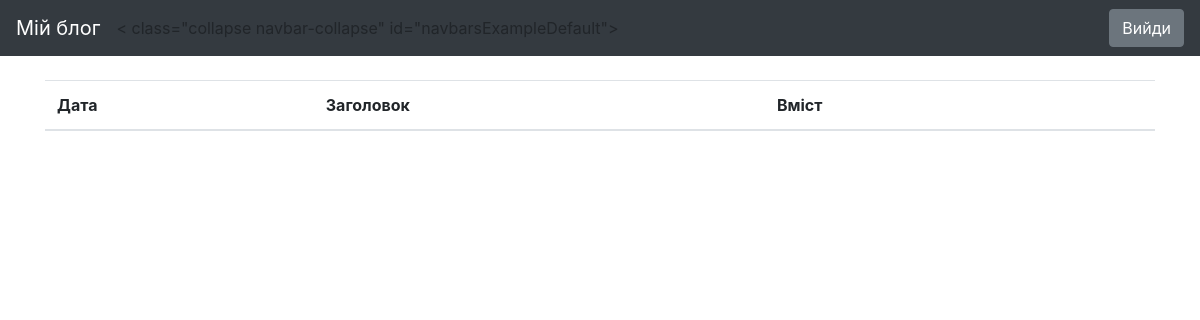
The page /drafts/ (signed in) on the database as committed earlier.
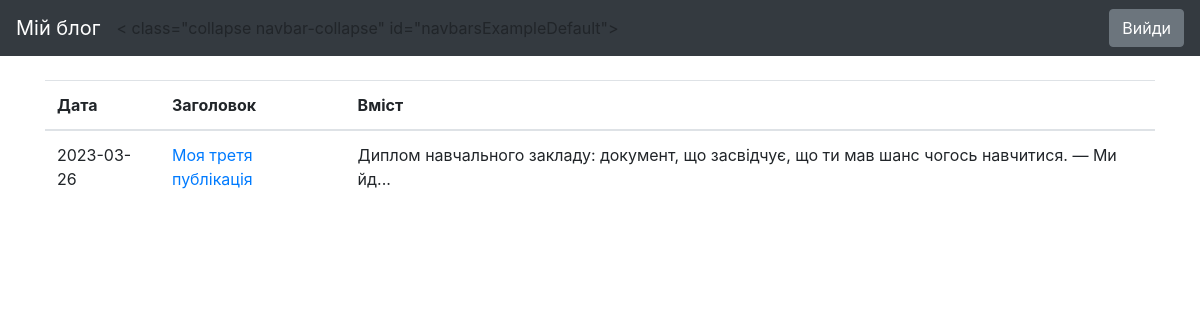
The same page on the database as committed later.
### blog/models.py (models this page shows, shortened)
class Entry(db.Model):
   id = db.Column(db.Integer, primary_key=True)
   title = db.Column(db.String(80), nullable=False)
   body = db.Column(db.Text, nullable=False)
   pub_date = db.Column(db.DateTime, nullable=False,
       default=datetime.datetime.utcnow)
   is_published = db.Column(db.Boolean, default=False)

### blog/routes.py (the view)
@app.route("/drafts/", methods=['GET'])
@login_required
def list_drafts():
   drafts = Entry.query.filter_by(is_published=False).order_by(Entry.pub_date.desc())
   return render_template("drafts.html", drafts=drafts)

### blog/routes.py (called while the page is built)
def login_required(view_func):
   @functools.wraps(view_func)
   def check_permissions(*args, **kwargs):
       if session.get('logged_in'):
           return view_func(*args, **kwargs)
       return redirect(url_for('login', next=request.path))
   return check_permissions

### blog/templates/drafts.html
{% extends "base.html" %}
{% block content %}
<table class="table">
   <thead>
     <tr>
       <th scope="col">Дата</th>
       <th scope="col">Заголовок</th>
       <th scope="col">Вміст</th>
       <th scope="col"></th>
     </tr>
   </thead>
   <tbody>
       {% for post in drafts %}
     <tr>
       <td>
           {{ post.pub_date.strftime('%Y-%m-%d') }}
       </td>
       <td>
           <a href="{{ url_for('edit_entry', entry_id=post.id) }}">
               {{ post.title }}
           </a>
       </td>
       <td>{{ post.body|truncate(100, true) }}</td>
     </tr>
     {% endfor %}
   </tbody>
 </table>
{% endblock %}

### blog/templates/base.html (shortened to what this page needs)
<!doctype html>
<html lang="en">
<head>
 <link rel="stylesheet" href="https://stackpath.bootstrapcdn.com/bootstrap/4.5.0/css/bootstrap.min.css"
>
</head>
<body>
 <nav class="navbar navbar-expand-md navbar-dark bg-dark fixed-top">
   <a class="navbar-brand" href="#">Мій блог</a>
   < class="collapse navbar-collapse" id="navbarsExampleDefault">
     {% if session.logged_in %}
       <form class="form-inline my-2 my-lg-0" action="{{ url_for('logout') }}" method="POST">
         <button class="btn btn-secondary my-2 my-sm-0" type="submit">Вийди</button>
       </form>
     {% else %}
       <a href="{{ url_for('login') }}" class="btn btn-secondary my-2 my-lg-0">Авторизуватися</a>
     {% endif %}
 </nav>
 <main role="main" class="container">
   {% block content %}
   {% endblock %}
 </main>
</html>

### blog/templates/base.html (style rules this page uses)
body { padding-top: 5rem; }

Rows that differ between the two databases and show on the page:
added Entry: pub_date "2023-03-26", title "Моя третя публікація", body "Диплом навчального закладу: документ, що засвідчує, що ти мав шанс чогось навчитися. — Ми йд..."
